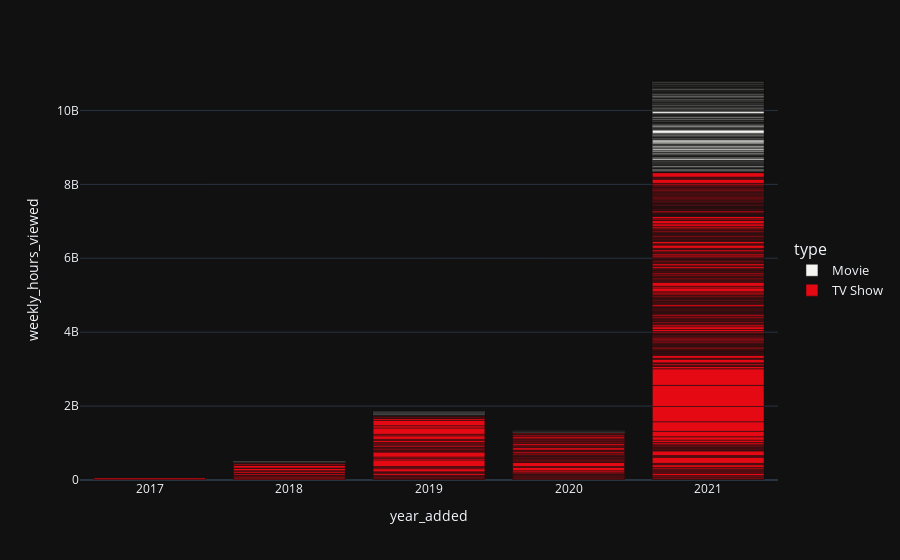

The notebook cell this image was saved under:
### Code cell
# displaying the stream counts per content type from 2017 to 2021
fig5 = px.bar(df4, x='year_added', y="weekly_hours_viewed",color='type',color_discrete_sequence=colors_list[2:4])
fig5.update_layout(template="plotly_dark")



fig5.update_layout(legend=dict(y=0.5, traceorder='reversed', font_size=13))
fig5.show()

### Figure 1 — Plotly figure (JSON) as saved in the notebook; plotly's stock layout.template omitted (floating-point values rounded to 4 significant figures; data arrays with more than 128 entries replaced by an {"elided": "..."} marker saying what was removed)
{"data": [{"alignmentgroup": "True", "hovertemplate": "type=TV Show<br>year_added=%{x}<br>weekly_hours_viewed=%{y}<extra></extra>", "legendgroup": "TV Show", "marker": {"color": "#e50914", "pattern": {"shape": ""}}, "name": "TV Show", "offsetgroup": "TV Show", "orientation": "v", "showlegend": true, "textposition": "auto", "type": "bar", "x": {"elided": "393 int values"}, "xaxis": "x", "y": {"elided": "393 int values"}, "yaxis": "y"}, {"alignmentgroup": "True", "hovertemplate": "type=Movie<br>year_added=%{x}<br>weekly_hours_viewed=%{y}<extra></extra>", "legendgroup": "Movie", "marker": {"color": "#f5f5f1", "pattern": {"shape": ""}}, "name": "Movie", "offsetgroup": "Movie", "orientation": "v", "showlegend": true, "textposition": "auto", "type": "bar", "x": {"elided": "262 int values"}, "xaxis": "x", "y": {"elided": "262 int values"}, "yaxis": "y"}], "layout": {"barmode": "relative", "legend": {"font": {"size": 13}, "title": {"text": "type"}, "tracegroupgap": 0, "traceorder": "reversed", "y": 0.5}, "margin": {"t": 60}, "xaxis": {"anchor": "y", "domain": [0, 1], "title": {"text": "year_added"}}, "yaxis": {"anchor": "x", "domain": [0, 1], "title": {"text": "weekly_hours_viewed"}}}}
